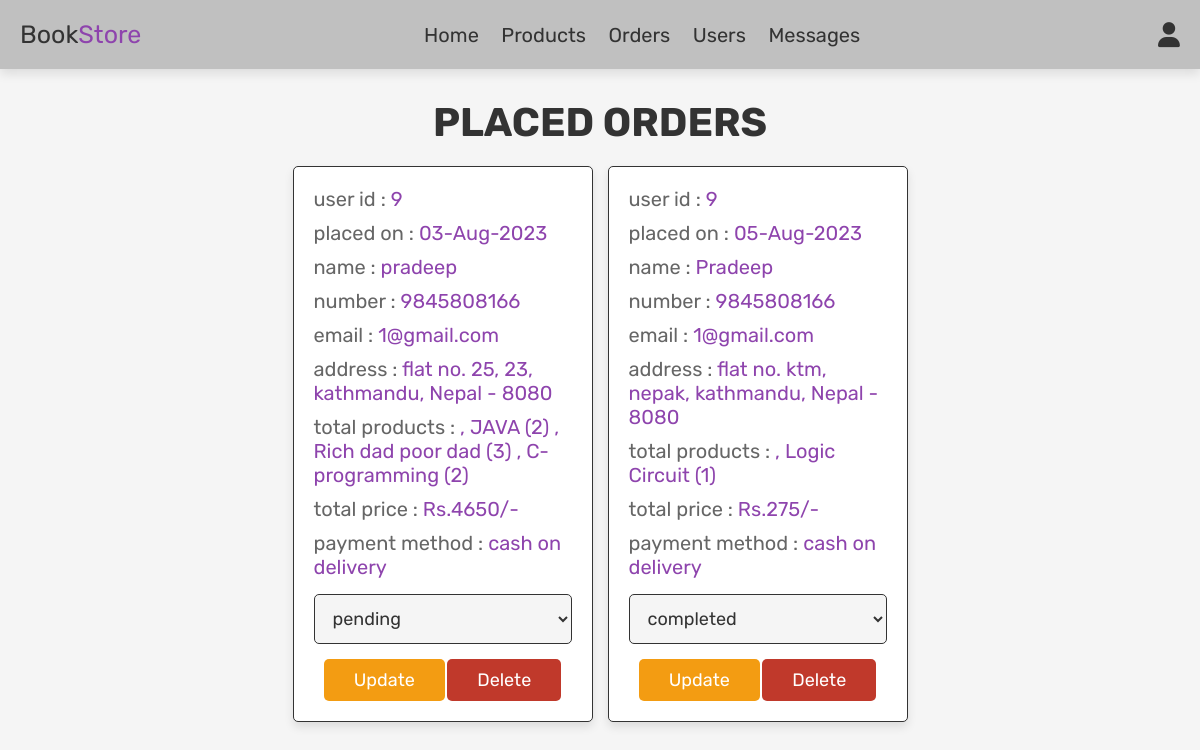
/admin_orders.php (signed in), run on the app's committed database.
### tables this page shows
CREATE TABLE `orders` (
  `id` int(100) NOT NULL,
  `user_id` int(100) NOT NULL,
  `name` varchar(100) NOT NULL,
  `number` varchar(12) NOT NULL,
  `email` varchar(100) NOT NULL,
  `method` varchar(50) NOT NULL,
  `address` varchar(500) NOT NULL,
  `total_products` varchar(1000) NOT NULL,
  `total_price` int(100) NOT NULL,
  `placed_on` varchar(50) NOT NULL,
  `payment_status` varchar(20) NOT NULL DEFAULT 'pending'
);

### admin_orders.php (the view, shortened to what this page needs)
<?php
include 'config.php';
?>
<!DOCTYPE html>
<html lang="en">
<head>
   <link rel="stylesheet" href="https://cdnjs.cloudflare.com/ajax/libs/font-awesome/6.0.0/css/all.min.css">
   <link rel="stylesheet" href="admin_style.css">
   <link rel="stylesheet" href="1.css">
</head>
<body>
<?php include 'admin_header.php'; ?>
<section class="orders">
   <h1 class="title">placed orders</h1>
   <div class="box-container">
      <?php
      $select_orders = mysqli_query($conn, "SELECT * FROM `orders`") or die('query failed');
      if(mysqli_num_rows($select_orders) > 0){
         while($fetch_orders = mysqli_fetch_assoc($select_orders)){
      ?>
      <div class="box">
         <p> user id : <span><?php echo $fetch_orders['user_id']; ?></span> </p>
         <p> placed on : <span><?php echo $fetch_orders['placed_on']; ?></span> </p>
         <p> name : <span><?php echo $fetch_orders['name']; ?></span> </p>
         <p> number : <span><?php echo $fetch_orders['number']; ?></span> </p>
         <p> email : <span><?php echo $fetch_orders['email']; ?></span> </p>
         <p> address : <span><?php echo $fetch_orders['address']; ?></span> </p>
         <p> total products : <span><?php echo $fetch_orders['total_products']; ?></span> </p>
         <p> total price : <span>Rs.<?php echo $fetch_orders['total_price']; ?>/-</span> </p>
         <p> payment method : <span><?php echo $fetch_orders['method']; ?></span> </p>
         <form action="" method="post">
            <select name="update_payment">
               <option value="" selected disabled><?php echo $fetch_orders['payment_status']; ?></option>
            </select>
            <input type="submit" value="update" name="update_order" class="option-btn">
            <a href="admin_orders.php?delete=<?php echo $fetch_orders['id']; ?>" onclick="return confirm('delete this order?');" class="delete-btn">delete</a>
         </form>
      </div>
      <?php
         }
      }else{
         echo '<p class="empty">no orders placed yet!</p>';
      }
      ?>
   </div>
</section>
</body>
</html>

### admin_style.css (style rules this page uses)
:root { --purple:#8e44ad; --red:#c0392b; --orange:#f39c12; --black:#333; --white:#fff; --light-color:#666; --light-white:#ccc; --light-bg:#f5f5f5; --border:.1rem solid var(--black); --box-shadow:0 .5rem 1rem rgba(0,0,0,.1); }
* { font-family: 'Rubik', sans-serif; margin:0; padding:0; box-sizing: border-box; outline: none; border:none; text-decoration: none; transition:all .2s linear; }
html { font-size: 62.5%; overflow-x: hidden; }
body { background-color: var(--light-bg); }
section { padding:3rem 2rem; }
.title { text-align: center; margin-bottom: 2rem; text-transform: uppercase; color:var(--black); font-size: 4rem; }
.btn, .option-btn, .delete-btn, .white-btn { display: inline-block; margin-top: 1rem; padding:1rem 3rem; cursor: pointer; color:var(--white); font-size: 1.8rem; border-radius: .5rem; text-transform: capitalize; }
.option-btn { background-color: var(--orange); }
.delete-btn { background-color: var(--red); }
.orders .box-container { display: grid; grid-template-columns: repeat(auto-fit, 30rem); justify-content: center; gap:1.5rem; max-width: 1200px; margin:0 auto; align-items: flex-start; }
.orders .box-container .box { background-color: var(--white); padding:2rem; border:var(--border); box-shadow: var(--box-shadow); border-radius: .5rem; }
.orders .box-container .box p { padding-bottom: 1rem; font-size: 2rem; color:var(--light-color); }
.orders .box-container .box p span { color:var(--purple); }
.orders .box-container .box form { text-align: center; }
.orders .box-container .box form select { border-radius: .5rem; margin:.5rem 0; width: 100%; background-color: var(--light-bg); border:var(--border); padding:1.2rem 1.4rem; font-size: 1.8rem; color:var(--black); }

### 1.css (style rules this page uses)
:root { --purple:#8e44ad; --red:#c0392b; --orange:#f39c12; --black:#333; --white:#fff; --light-color:#666; --light-white:#ccc; --light-bg:#f5f5f5; --border:.1rem solid var(--black); --box-shadow:0 .5rem 1rem rgba(0,0,0,.1); }
* { font-family: 'Rubik', sans-serif; margin:0; padding:0; box-sizing: border-box; outline: none; border:none; text-decoration: none; transition:all .2s linear; }
html { font-size: 62.5%; overflow-x: hidden; }
body { background-color: var(--light-bg); }
section { padding:3rem 2rem; }
.title { text-align: center; margin-bottom: 2rem; text-transform: uppercase; color:var(--black); font-size: 4rem; }
.btn, .option-btn, .delete-btn, .white-btn { display: inline-block; margin-top: 1rem; padding:1rem 3rem; cursor: pointer; color:var(--white); font-size: 1.8rem; border-radius: .5rem; text-transform: capitalize; }
.option-btn { background-color: var(--orange); }
.delete-btn { background-color: var(--red); }
.orders .box-container { display: grid; grid-template-columns: repeat(auto-fit, 30rem); justify-content: center; gap:1.5rem; max-width: 1200px; margin:0 auto; align-items: flex-start; }
.orders .box-container .box { background-color: var(--white); padding:2rem; border:var(--border); box-shadow: var(--box-shadow); border-radius: .5rem; }
.orders .box-container .box p { padding-bottom: 1rem; font-size: 2rem; color:var(--light-color); }
.orders .box-container .box p span { color:var(--purple); }
.orders .box-container .box form { text-align: center; }
.orders .box-container .box form select { border-radius: .5rem; margin:.5rem 0; width: 100%; background-color: var(--light-bg); border:var(--border); padding:1.2rem 1.4rem; font-size: 1.8rem; color:var(--black); }

### data on the page
orders: user "9", placed_on "03-Aug-2023", name "pradeep", number "9845808166", email "1@gmail.com", address "flat no. 25, 23, kathmandu, Nepal - 8080", total_products ", JAVA (2) , Rich dad poor dad (3) , C-programming (2)", total_price "4650", method "cash on delivery", update_payment "pending"
orders: user "9", placed_on "05-Aug-2023", name "Pradeep", number "9845808166", email "1@gmail.com", address "flat no. ktm, nepak, kathmandu, Nepal - 8080", total_products ", Logic Circuit (1)", total_price "275", method "cash on delivery", update_payment "completed"
